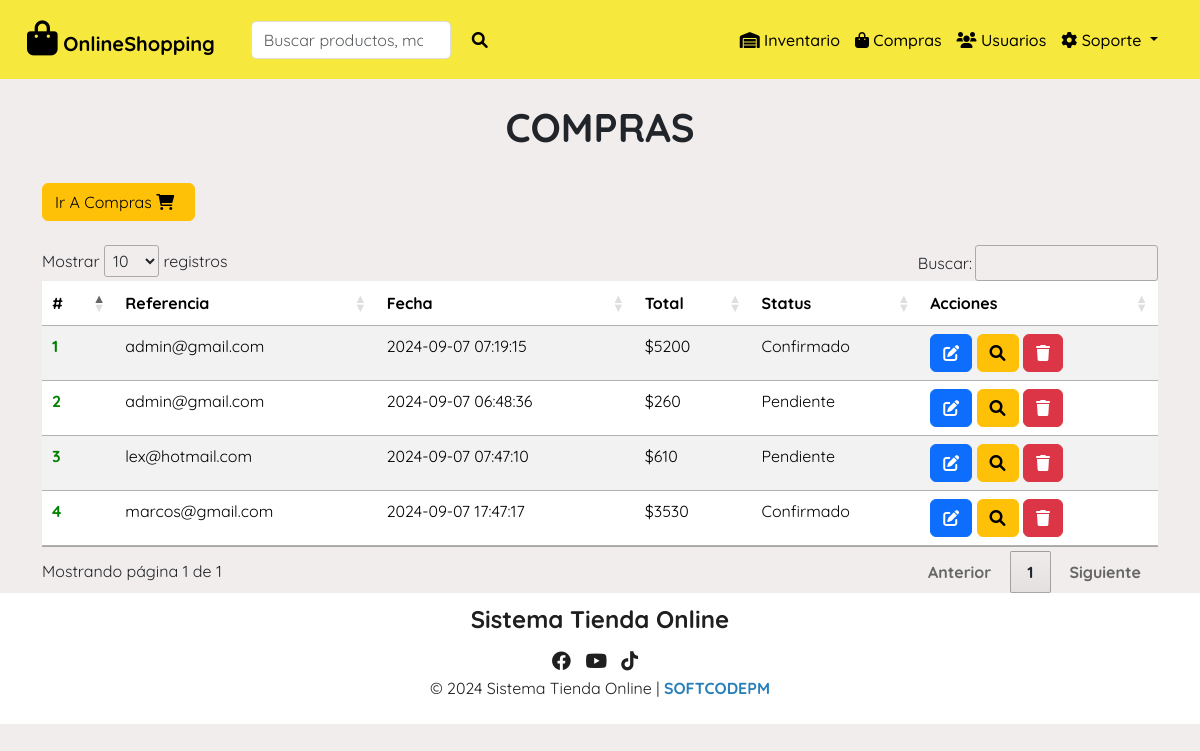
/views/compras.php (signed in), run on the app's committed database.
### tables this page shows
CREATE TABLE `vendidos` (
  `id` int(11) NOT NULL,
  `total` varchar(50) NOT NULL,
  `fecha` date NOT NULL,
  `id_user` int(11) NOT NULL,
  `estado` varchar(50) NOT NULL,
  `registro` timestamp NOT NULL DEFAULT current_timestamp() ON UPDATE current_timestamp()
);

CREATE TABLE `usuarios` (
  `id` int(11) NOT NULL,
  `usuario` varchar(50) NOT NULL,
  `correo` varchar(50) NOT NULL,
  `clave` varchar(350) NOT NULL,
  `id_rol` int(11) NOT NULL,
  `fecha` timestamp NOT NULL DEFAULT current_timestamp() ON UPDATE current_timestamp()
);

### views/compras.php (the view, shortened to what this page needs)
<?php
include "../includes/header.php"; ?>
<!DOCTYPE html>
<html lang="en">
<head>
</head>
<body>
    <div class="col-xs-12">
        <br>
        <center>
            <h1><b>COMPRAS</b></h1>
        </center>
        <br>
        <div class="container">
            <div class="col-sm-12">
                <div>
                    <a href="../index.php" target="_blank" class="btn btn-warning"> Ir A Compras
                        <i class="fa fa-shopping-cart"></i>
                    </a>
                </div>
            </div>
        </div>
        <br>
        <div class="container">
            <div class="table-responsive ">
                <table class=" table table-striped" id="table_id">
                    <thead>
                        <tr>
                            <th>#</th>
                            <th>Referencia</th>
                            <th>Fecha</th>
                            <th>Total</th>
                            <th>Status</th>
                            <th>Acciones</th>
                        </tr>
                    </thead>
                    <tbody>
                        <?php
                        require_once("../includes/db.php");
                        $sql = "SELECT v.id,v.total,v.fecha, v.estado,v.registro, u.usuario,
                        u.correo FROM vendidos v INNER JOIN usuarios u ON v.id_user = u.id ORDER BY v.fecha";
                        $results = mysqli_query($conexion, $sql);
                        $count = 1;
                        if ($results->num_rows > 0) {
                            foreach ($results as $key => $fila) {
                                $idVenta = $fila['id'];
                        ?>
                                <tr>
                                    <td style="color: green;"><b><?php echo $count++; ?></b></td>
                                    <td><?php echo $fila['correo']; ?></td>
                                    <td><?php echo $fila['registro']; ?></td>
                                    <td><?php echo '$' . $fila['total']; ?></td>
                                    <td><?php echo $fila['estado']; ?></td>
                                    <td>
                                        <a href="../includes/editarInvStatus.php?id=<?php echo $fila['id'] ?> " class="btn btn-primary">
                                            <i class="fa fa-edit "></i></a>
                                        <button type="button" class="btn btn-warning" data-bs-toggle="modal" data-bs-target="#editar<?php echo $idVenta; ?>">
                                            <i class="fa fa-search "></i>
                                        </button>
                                        <a href="../includes/eliminar_sales.php?id=<?php echo $fila['id'] ?> " class="btn btn-danger btn-del">
                                            <i class="fa fa-trash "></i></a>
                                    </td>
                                </tr>
                        <?php     }
                        }
                        ?>
                    </tbody>
                </table>
            </div>
        </div>
    </div>
</body>
<?php include "../includes/footer.php"; ?>
</html>

### css/style.css (style rules this page uses)
html, body { height: 100%; margin: 0; }
body { font-family: "Quicksand", sans-serif; display: flex; flex-direction: column; background-color: #f1eded; }
a { text-decoration: none; color: white; }
.fa-shopping-cart, .fa-user-circle { margin-right: 8px; }
a { color: #2980b9; font-weight: bold; }

### includes/header.php (style rules this page uses)
.container { flex: 1; }

### data on the page
vendidos: id_user.correo "admin@gmail.com", registro "2024-09-07 07:19:15", total "5200", estado "Confirmado"
vendidos: id_user.correo "admin@gmail.com", registro "2024-09-07 06:48:36", total "260", estado "Pendiente"
vendidos: id_user.correo "lex@hotmail.com", registro "2024-09-07 07:47:10", total "610", estado "Pendiente"
vendidos: id_user.correo "marcos@gmail.com", registro "2024-09-07 17:47:17", total "3530", estado "Confirmado"
